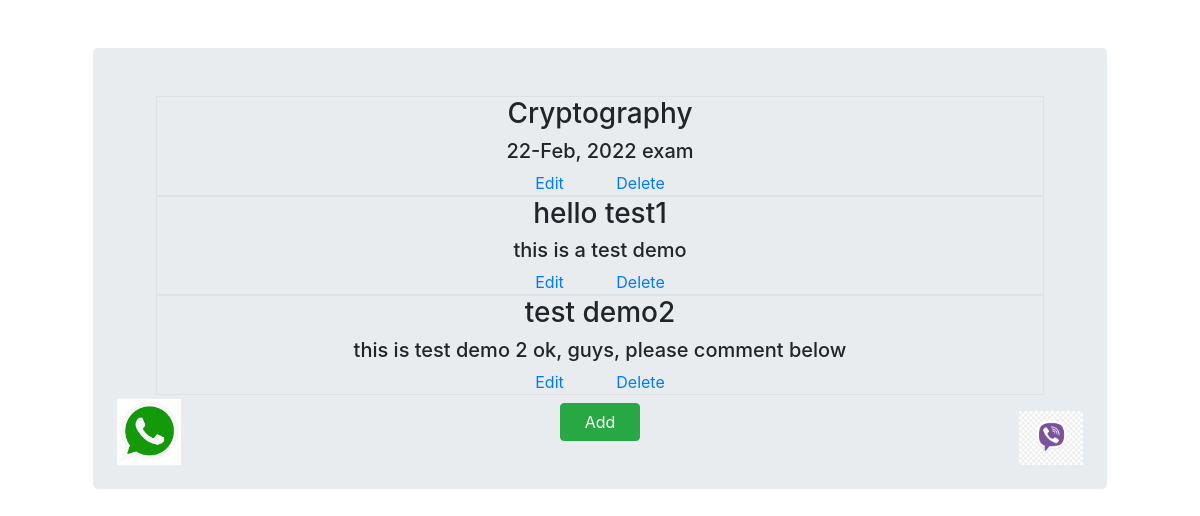
The app's page /, older data.
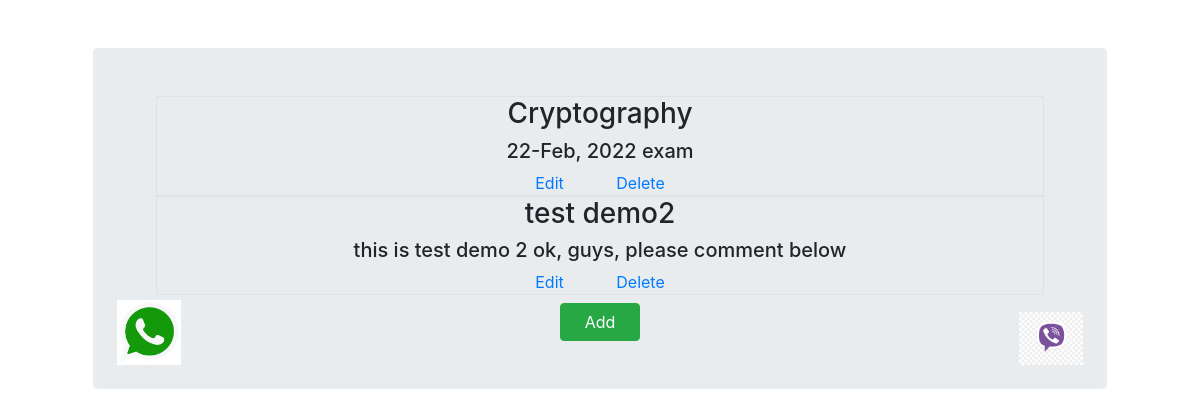
The same page, newer data.
### notes_app/models.py (models this page shows, shortened)
class Notes(models.Model):
    title = models.CharField(max_length=50)
    description = models.CharField(max_length=100)
    date_posted = models.DateField(auto_now_add=True)
    is_completed = models.BooleanField(default=False)

### notes_app/views.py (the view)
# urls.py: 2. Add a URL to urlpatterns:  path('', views.home, name='home')
def home(request):
    notes = Notes.objects.all()
    return render(request,'notes_app/home.html',{'note':notes})

### templates/notes_app/home.html (shortened to what this page needs)
{% extends 'core/base.html' %}
{% load static %}
{% block content %}
<div class="text-center">
    {% if note %}
           {% for Notes in note %}      {% comment %}..... model name in key name... {% endcomment %}
                <div class="text-center text-justify border">
                    <h3>{{Notes.title}}</h3>
                    <h5>{{Notes.description}}</h5>
                    <a class="pr-5" href="{% url 'edit' id=Notes.id %}">Edit</a>
                    <a href="{% url 'delete' id=Notes.id %}">Delete</a>
                </div>
            {% endfor %}
    {% else %}
        <h4>No any Notes found, Please Add first...!!!</h4>
    {% endif %}
    <a href="{% url 'add' %}" class="btn btn-success pl-4 pr-4 mt-2">Add</a>
    <div class="whatsapp_class">
        <a href="https://wa.me/+9779812687566?text=I'm%20interested%20in%20to chat" class="href">
            <img src="{% static '/images/whatsapp.png' %}" alt="whatsapp" width="64px">
          </a>
    </div>
    <div class="viber_class">
        <a href="https://msng.link/o/?+9779812687566=vi">
            <img src="{% static '/images/viber.png' %}" alt="viber" width="64px">
          </a>
    </div>
</div>
{% endblock content %}

Row changes from the older to the newer data that the page shows:
removed Notes: title "hello test1", description "this is a test demo"
